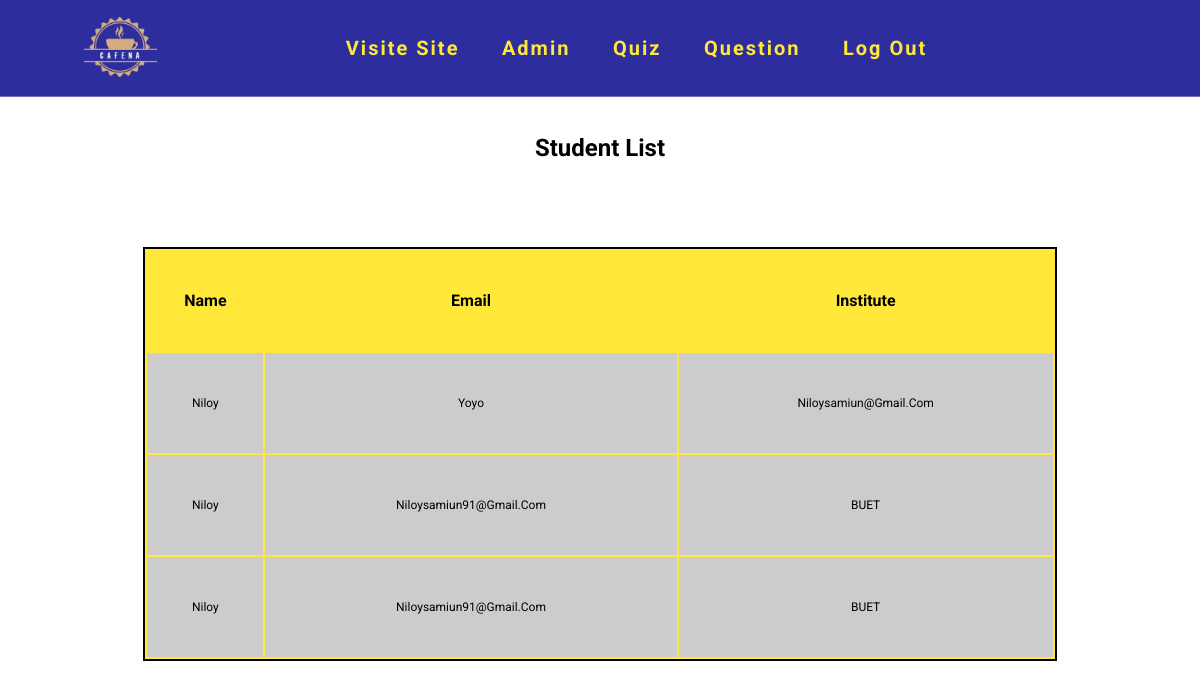
Page /admin/student.php (signed in) on the committed database.
### tables this page shows
CREATE TABLE `student` (
  `id` int(11) NOT NULL,
  `name` varchar(50) NOT NULL,
  `Institue` varchar(50) NOT NULL,
  `email` varchar(30) NOT NULL,
  `password` varchar(30) NOT NULL
);

### admin/student.php (the view, shortened to what this page needs)
<?php
include("./header.php");
$sql="SELECT * FROM `student` ";
    $res=mysqli_query($con,$sql);
?>
<section class="mar25 ">
  <div class="tb">
      <h1> Student List</h1>
  <table>
             <tr>
                 <th>name</th>
                 <th>Email</th>
                 <th>Institute</th>
             </tr>
             <?php
      while($rows=mysqli_fetch_assoc($res))
      {
          $name=$rows['name'];
          $inst=$rows['Institue'];
          $email=$rows['email'];
          ?>
           <tr>
           <form action="" method="POST">
               <td><?php echo $name; ?></td>
               <td><?php echo $email; ?></td>
               <td><?php echo $inst; ?></td>
      </td></form>
              <br>
              <br>
           </tr>
           <?php
          }
        ?>
    </table>
    </div>
</section>

### css/style.css (style rules this page uses)
:root { --main-color:#5690a1; --black:#5690a1; --bg:#ffffff; --border:.1rem solid rgba(255,255,255,.3); }
* { font-family: 'Roboto', sans-serif; margin:0; padding:0; box-sizing: border-box; outline: none; border:none; text-decoration: none; text-transform: capitalize; transition: .2s linear; }
html { font-size: 62.5%; overflow-x: hidden; scroll-padding-top: 9rem; scroll-behavior: smooth; }
body { background: var(--bg); }
section { padding:2rem 7%; }
.mar25 { padding-top: 7%;; }
.tb { margin: 50px; }
.tb h1 { font-size: 24px; color: #000000; text-align: center; margin: 1%; }
table { background-color: #ffe83a; width:98%; margin: 1%; font-size: 12px; text-transform: capitalize; border: 2px solid black ; }
tr { height: 100px; }
th { font-size: 16px; padding: 2%; }
td { text-align: center; height: 40px; background-color: #ccc; margin: 0; }

### rows in the picture
student: name "Niloy", email "Yoyo", Institue "Niloysamiun@gmail.com"
student: name "Niloy", email "Niloysamiun91@gmail.com", Institue "BUET"
student: name "Niloy", email "Niloysamiun91@gmail.com", Institue "BUET"
